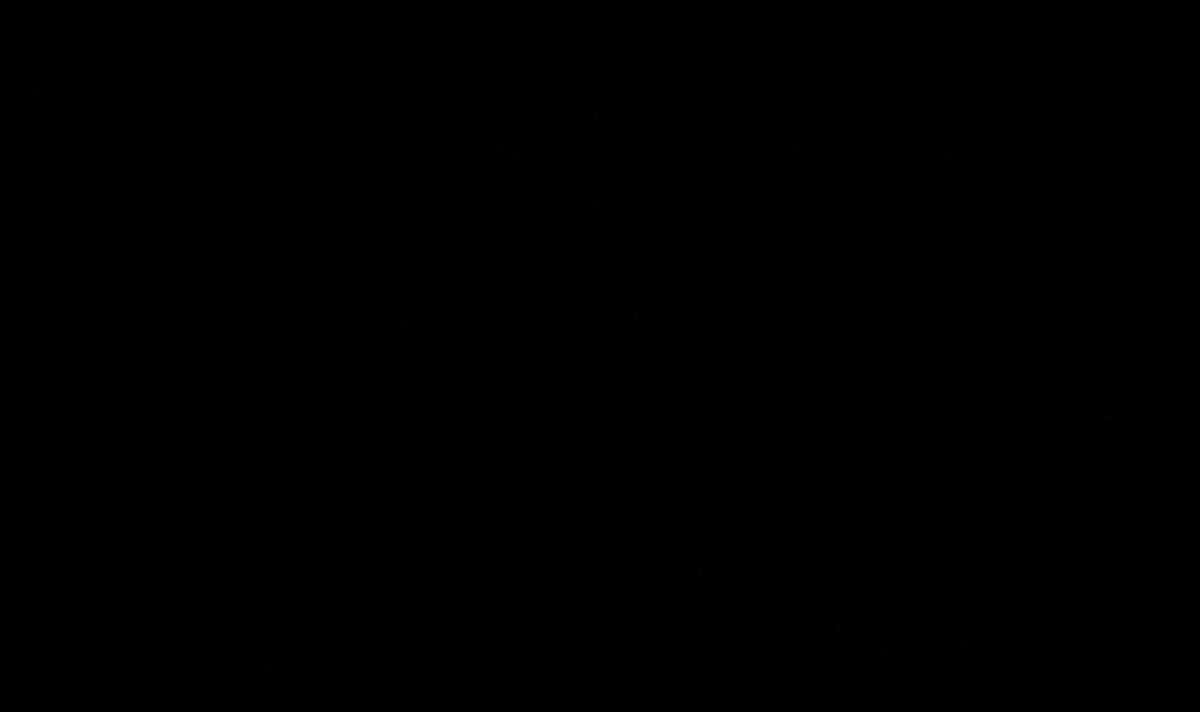
Frame 1 (no input)
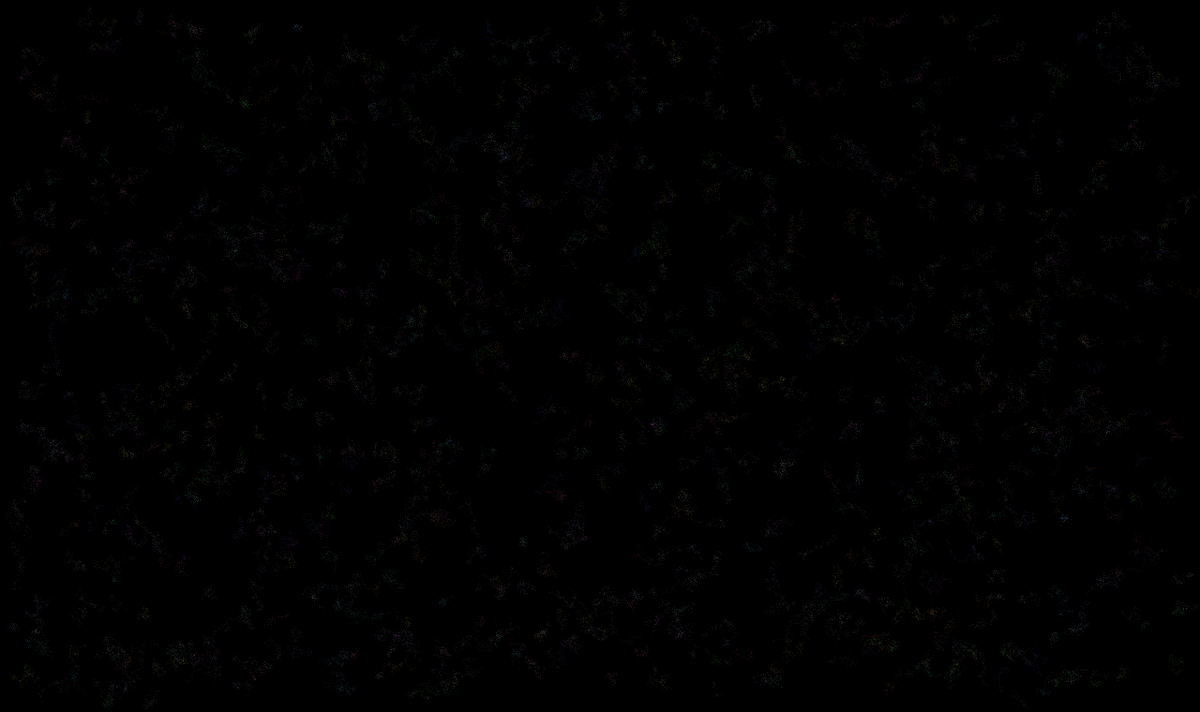
Frame 60 (the mouse pressed at the canvas centre just before this capture)
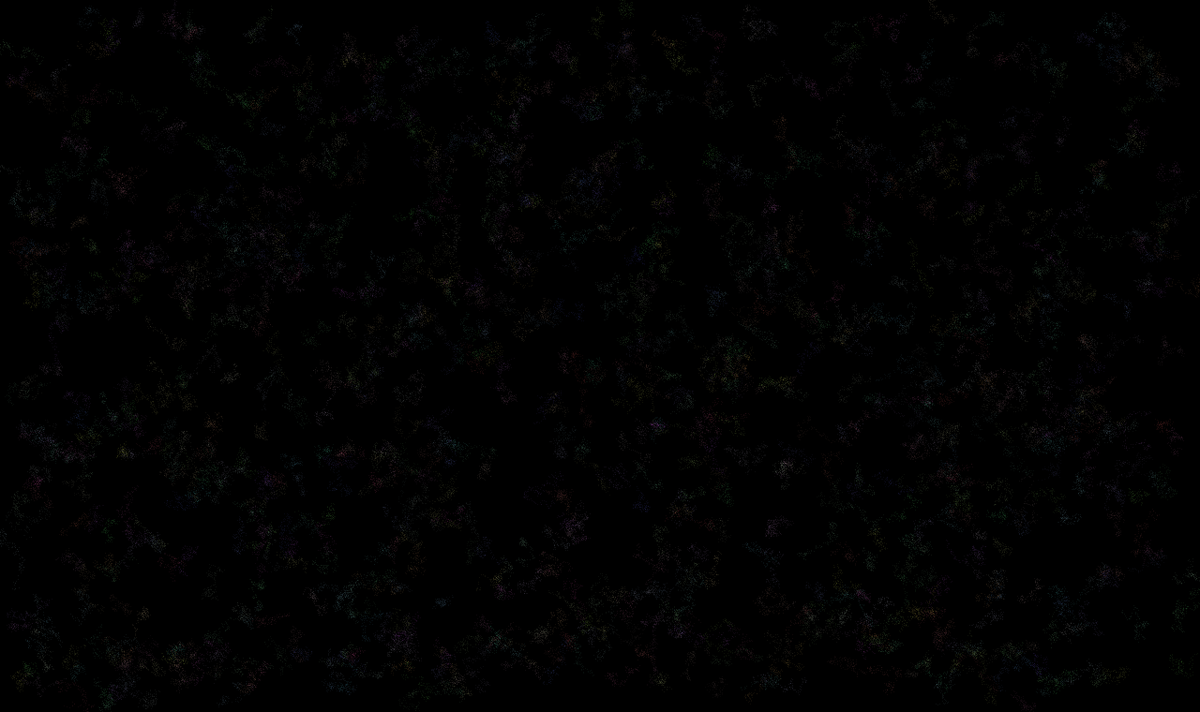
Frame 120 (the mouse held since frame 60 and released just before this capture)

The Processing sketch that drew these frames (run headless with seeded random() and noise(); from frame 60 on, the mouse is pressed at the canvas centre):

// Processing sketch: sketch_points4
// ── sketch_points4.pde
float x;
float y;
float distance=2.5;
int nbTache=1000;
int[] currentTache = new int[nbTache];

tache[] taches = new tache[nbTache];

int[] luminositePixel = new int[1260*800];

void setup() {
  size(1280, 760);
  background(0);

  for (int i = 0; i < nbTache; i++) {
    taches[i] = new tache(20+(int)random(width-40), 20+(int)random(height-40));
  }
}

void mouseReleased() {
  noStroke();
  background(0);
  for(int y=0 ; y<height ; y++){
    for(int x=0 ; x<width ; x++){
      int luminosite=luminositePixel[y*width+x]*8;
      int diametreEllipse=((luminositePixel[y*width+x]+3)*(luminositePixel[y*width+x]+3))/(frameCount/300+1);
      fill(luminosite,0,0,luminosite);
      ellipse(x,y,diametreEllipse,diametreEllipse);
    }
  }
  noLoop();
}

void draw() {
  for (int i = 0; i < nbTache; i++) {
    taches[i].placeUnPoint();
  }
}

class tache {
  float x;
  float y;
  color couleur;

  tache(int nouvX, int nouvY) {
    x=nouvX;
    y=nouvY;
    couleur=color(80+random(175), 80+random(175), 80+random(175), 25);
  }

  void placeUnPoint() {
    stroke(couleur);
    point((int)x, (int)y);
    
    if((int)((int)y*width+x)>0 && (int)((int)y*width+x)<width*height) {
      luminositePixel[(int)((int)y*width+x)]+=1;
    }
    
    x=x+random(distance);
    if (Math.random()<0.5)x=x-2*random(distance);

    y=y+random(distance);
    if (Math.random()<0.5)y=y-2*random(distance);
  }
}




/*if (frameCount%300==0) {
    println("ok");
    beginShape();
    stroke(255,255,255,30);
    fill(0,0,0,0);
    for(int i = 0; i < nbTache; i++){
      //currentTache[i]=(int)taches[i].y*width+(int)taches[i].x;
      vertex((int)taches[i].x,(int)taches[i].y);
    }
    endShape(CLOSE);
  }*/
